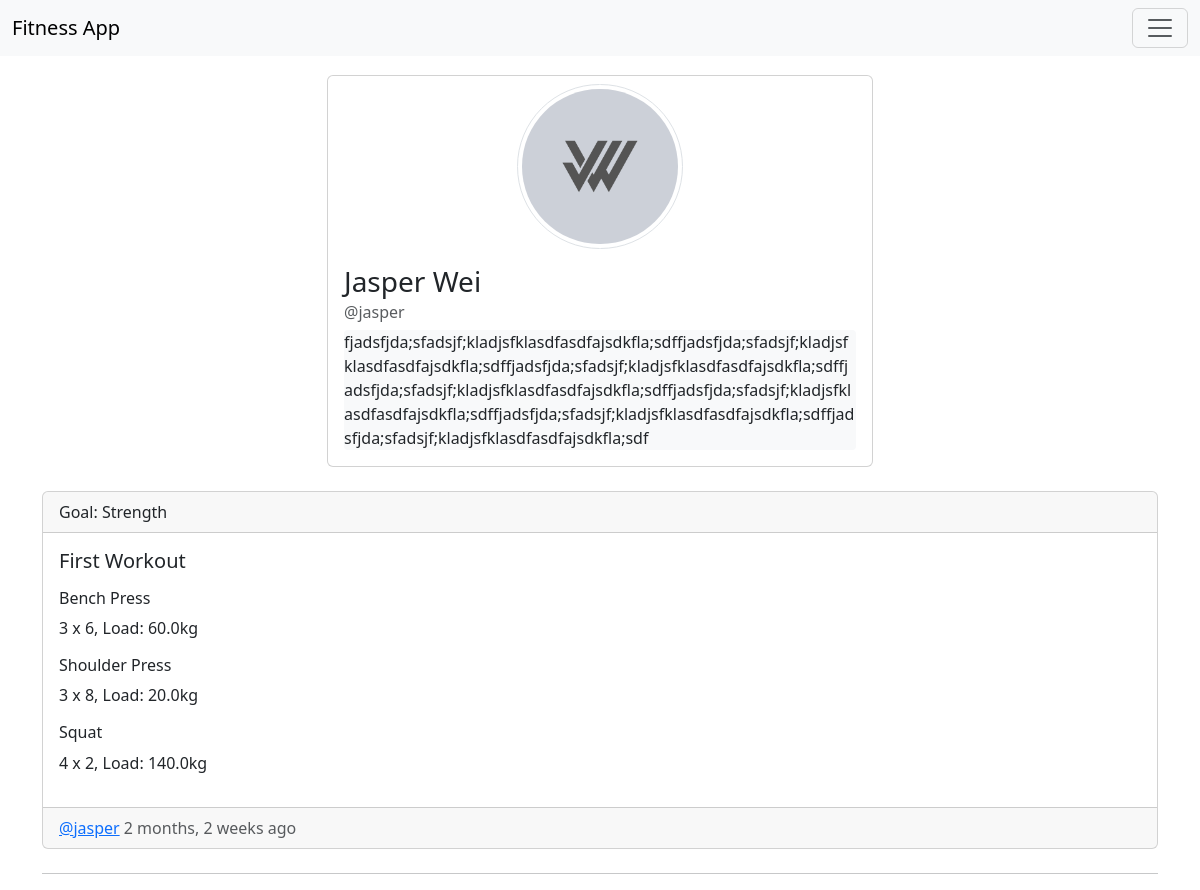
/en-us/userprofile/1, run on an earlier commit of the app's database.
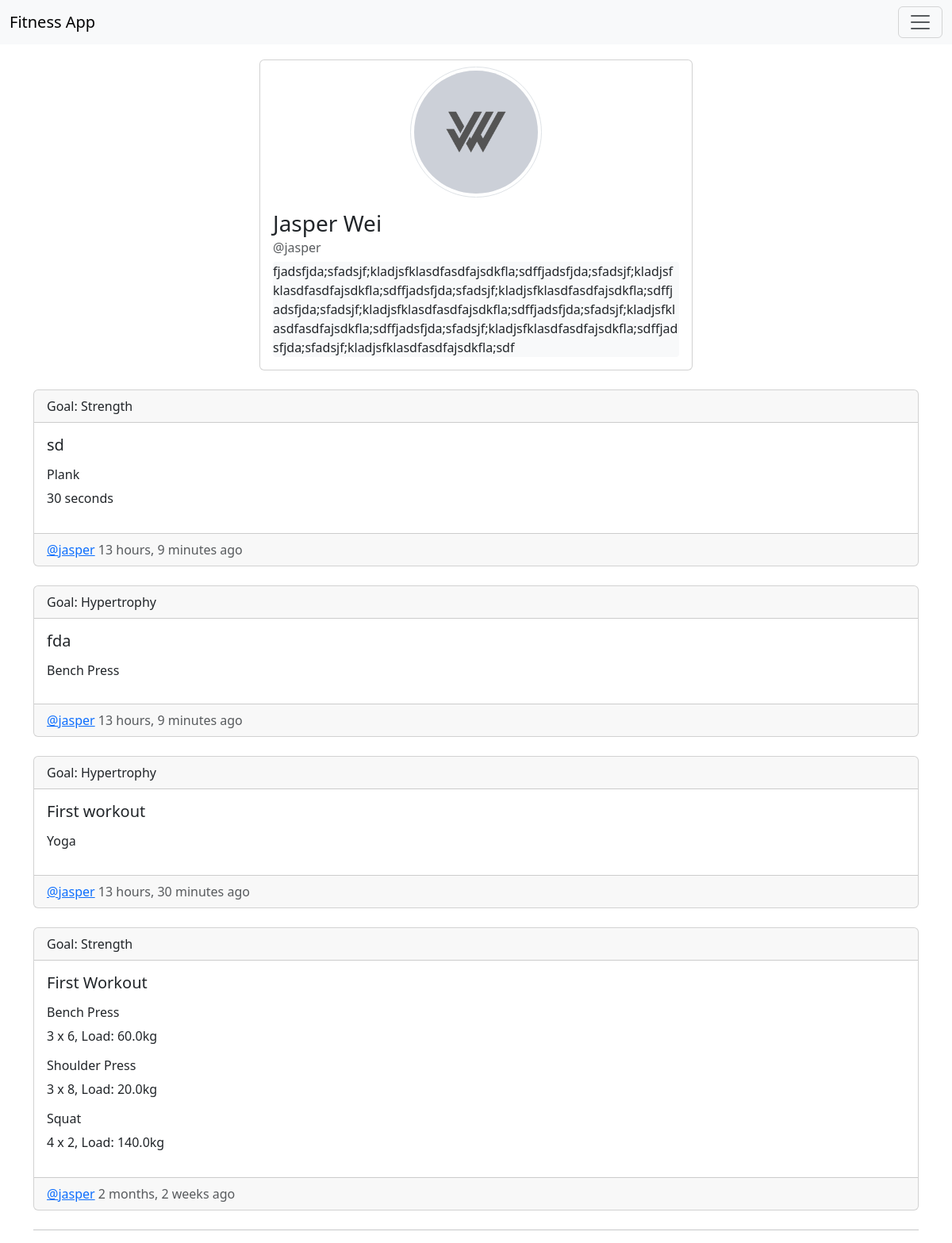
And on a later commit of the database.
### base/models.py (models this page shows)
class User(AbstractUser):
    email = models.EmailField(unique=True, null=True)
    bio = models.TextField(null=True)
    goal = models.ForeignKey(GoalsModel, on_delete=models.SET_NULL, null=True, blank=True)
    pic = models.ImageField(null=True, default='person.svg')

class Workout(models.Model):
    class Meta:
        ordering = ["-created"]
    title = models.CharField(max_length=200, default="My workout")
    exercises = models.ManyToManyField(Exercise)
    created = models.DateTimeField(auto_now=True)
    user = models.ForeignKey(User, on_delete=models.CASCADE)
    goal = models.ForeignKey(GoalsModel, on_delete=models.SET_NULL, null=True)
    def __str__(self):
        return str(self.title)

class GoalsModel(models.Model):
    goal = models.CharField(max_length=200, null=True)
    def __str__(self):
        return self.goal

class Exercise(models.Model):
    name = models.ForeignKey(ExerciseList, blank=True, null=True, on_delete=models.SET_NULL)
    description = models.TextField(null=True)
    load = models.ForeignKey(LoadModel, blank=True, null=True, on_delete=models.SET_NULL)
    sets = models.ForeignKey(SetsModel, blank=True, null=True, on_delete=models.SET_NULL)
    reps = models.ForeignKey(RepsModel, blank=True, null=True, on_delete=models.SET_NULL)
    def __str__(self):
        return str(self.name)

class ExerciseList(models.Model):
    name = models.CharField(max_length=200)
    def __str__(self):
        return self.name

class SetsModel(models.Model):
    sets = models.IntegerField(null=True)
    def __str__(self):
        return str(self.sets)

class RepsModel(models.Model):
    reps = models.IntegerField(null=True)
    def __str__(self):
        return str(self.reps)

class LoadModel(models.Model):
    load = models.FloatField(null=True)
    def __str__(self):
        return str(self.load)

### base/views.py (the view)
# urls.py: path("userprofile/<int:pk>", views.UserProfileView.as_view(), name="userprofile"),
class UserProfileView(View):
    template_name = "base/userprofile.html"
    def get(self, request, pk):
        workouts = Workout.objects.filter(user=pk)
        ctx = {"workouts":workouts, "profileuser":User.objects.get(pk=pk)}
        return render(request, self.template_name, ctx)

### base/templates/base/userprofile.html
{% extends 'main.html' %}
{% load static %}
{% block content %}
<div class="row justify-content-center">
    <div class="col-12 col-md-6">
        <div class="card">
            <div class="row justify-content-center mt-2">
                <div class="col-4"><img src="{% static 'images/' %}{{profileuser.pic}}" class="card-img-top rounded-circle img-thumbnail" alt="alt"></div>
            </div>
            <div class="card-body">
                <h3 class="card-title">{{profileuser.first_name|title}} {{profileuser.last_name|title}}</h3>
                <h6 class="card-subtitle mb-2 text-body-secondary">@{{profileuser.username}}</h4>
              <p class="card-text bg-light rounded-1">{{profileuser.bio}}</p>
            </div>
          </div>
    </div>
</div>
{% include 'base/feed.html' %}
<hr>
{% endblock %}

### base/templates/main.html (shortened to what this page needs)
{% load static %}
{% load i18n %}
<!DOCTYPE html>
<html lang="en">
  <head>
    <link href="https://cdn.jsdelivr.net/npm/bootstrap@5.3.2/dist/css/bootstrap.min.css" rel="stylesheet">
    <link rel="stylesheet" href="https://cdn.jsdelivr.net/npm/bootstrap-icons@1.11.3/font/bootstrap-icons.min.css">
  </head>
  <body>
    {% include 'base/navbar.html' %}
      <div class="container" style="margin-top: 75px;">
        {% block content %} {% endblock %}
      </div>
  </body>
</html>

### base/templates/base/navbar.html (shortened to what this page needs)
{% load i18n %}
<nav class="navbar bg-body-tertiary fixed-top">
    <div class="container-fluid">
      <a class="navbar-brand" href="{%  url 'base:home' %}">Fitness App</a>
      <button class="navbar-toggler" type="button" data-bs-toggle="offcanvas" data-bs-target="#offcanvasNavbar" aria-controls="offcanvasNavbar" aria-label="Toggle navigation">
        <span class="navbar-toggler-icon"></span>
      </button>
    </div>
  </nav>

### base/templates/base/feed.html (shortened to what this page needs)
{% load i18n %}
{% for workout in workouts %}
<div class="card text-start my-4">
  <div class="card-header">{% translate "Goal" %}: {{ workout.goal }}</div>
  <div class="card-body">
    <h5 class="card-title">{{workout}}</h5>
    <div class="my-3">
      {% for exercise in workout.exercises.all %}
      <h6 class="card-text">{{exercise}}</h6>
      {% if exercise.sets.sets != None and exercise.reps.reps != None %}
      <p class="card-text">{{exercise.sets}} x {{exercise.reps}}, {% translate "Load" %}: {{exercise.load}}kg</p>
      {% endif %}
      <p>{{exercise.description}}</p>
      {% endfor %}
    </div>
  </div>
  <div class="card-footer text-body-secondary">
    <a href="{% url 'base:userprofile' workout.user.pk %}"
      >@{{workout.user.username}}</a
    >  {{workout.created|timesince}} ago
  </div>
</div>
{% endfor %}

What changed in the data, as far as the page shows it:
added Workout: goal "Strength", title "sd", user.username "jasper", created "13 hours, 9 minutes"
added Exercise: name.name "Plank", description "30 seconds", shown under "Goal"
added Workout: goal "Hypertrophy", title "fda", user.username "jasper", created "13 hours, 9 minutes"
added Exercise: name.name "Bench Press", shown under "Goal"
added Workout: goal "Hypertrophy", title "First workout", user.username "jasper", created "13 hours, 30 minutes"
added Exercise: name.name "Yoga", shown under "Goal"
